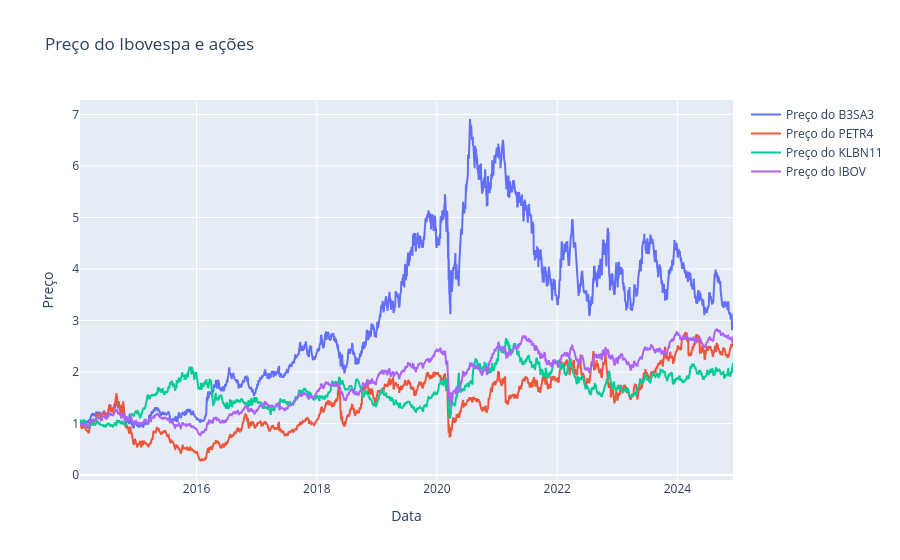

The code cell stored with this chart in its notebook:
### Code cell
# Cria um gráfico de linha usando o Plotly
fig = go.Figure()
for acoes in acoes_df.columns:
#fig.add_trace(go.Scatter(x=acoes_df.index, y=acoes_df['IBOV'], mode='lines', name='Preço do Ibovespa'))
#fig.add_trace(go.Scatter(x=acoes_df.index, y=acoes_df['B3SA3'], mode='lines', name='Preço do B3SA3'))
    fig.add_trace(go.Scatter(x=acoes_df_normalized.index, y=acoes_df_normalized[acoes], mode='lines', name=f'Preço do {acoes}'))

# Configura o layout do gráfico
fig.update_layout(
    title='Preço do Ibovespa e ações',
    xaxis_title='Data',
    yaxis_title='Preço',
    showlegend=True
)

# Exibe o gráfico
fig.show()

### Figure 1 — Plotly figure (JSON) as saved in the notebook; plotly's stock layout.template omitted (floating-point values rounded to 4 significant figures; data arrays with more than 128 entries replaced by an {"elided": "..."} marker saying what was removed)
{"data": [{"mode": "lines", "name": "Preço do B3SA3", "type": "scatter", "x": {"elided": "2696 str values"}, "y": {"elided": "2696 float values"}}, {"mode": "lines", "name": "Preço do PETR4", "type": "scatter", "x": {"elided": "2696 str values"}, "y": {"elided": "2696 float values"}}, {"mode": "lines", "name": "Preço do KLBN11", "type": "scatter", "x": {"elided": "2696 str values"}, "y": {"elided": "2696 float values"}}, {"mode": "lines", "name": "Preço do IBOV", "type": "scatter", "x": {"elided": "2696 str values"}, "y": {"elided": "2696 float values"}}], "layout": {"showlegend": true, "title": {"text": "Preço do Ibovespa e ações"}, "xaxis": {"title": {"text": "Data"}}, "yaxis": {"title": {"text": "Preço"}}}}
